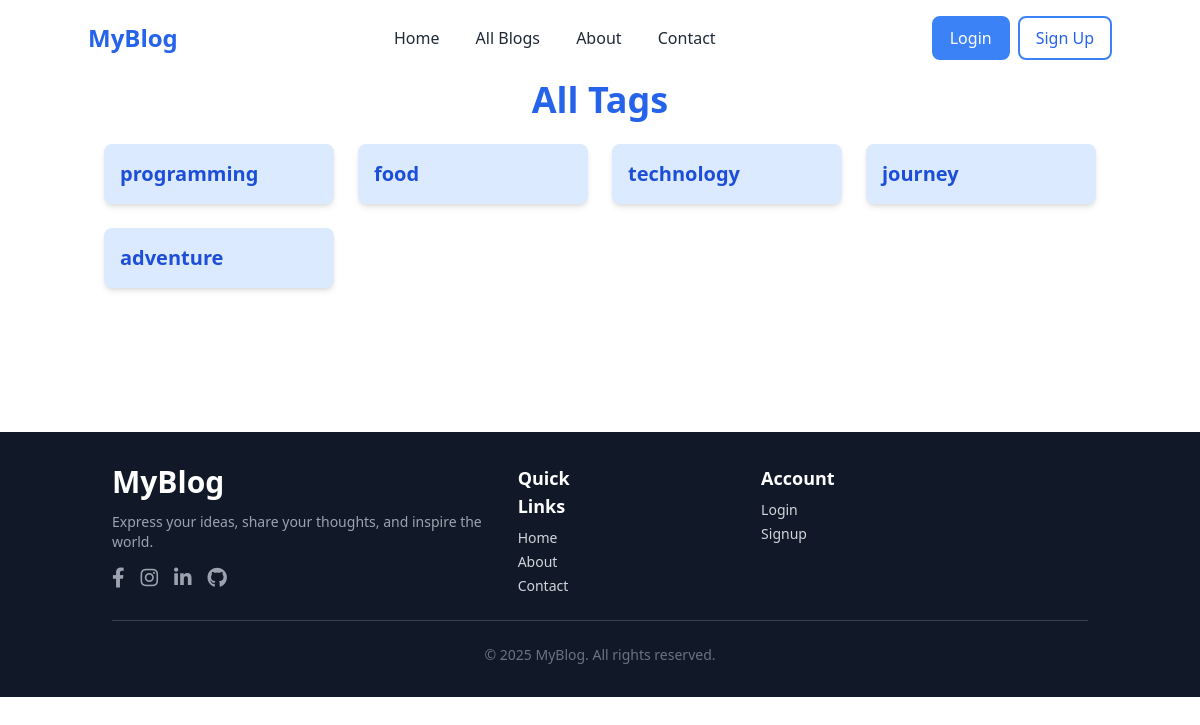
The app's page /tags/ with its own data.
### blog/models.py (models this page shows, shortened)
class Tag(models.Model):
    name = models.CharField(max_length=50, unique=True)

### blog/views.py (the view)
# urls.py: path('tags/', views.tag_list, name='tag_list'),
def tag_list(request):
    tags = Tag.objects.all()
    return render(request, 'all_tags.html', {"tags":tags})

### blog/templates/all_tags.html
{% extends 'base.html' %}
{% block content %}
<div class="container mx-auto px-4 py-20">
    <h1 class="text-4xl font-bold text-center text-blue-600 mb-6">All Tags</h1>
    <div class="grid grid-cols-1 sm:grid-cols-2 md:grid-cols-3 lg:grid-cols-4 gap-6">
        {% for tag in tags %}
        <div class="bg-blue-100 p-4 rounded-lg shadow-md hover:shadow-lg transition duration-300 ease-in-out transform hover:scale-105">
            <a href="" class="text-xl text-blue-700 font-semibold hover:text-blue-900">
                {{ tag.name }}
            </a>
        </div>
        {% empty %}
        <p class="text-center text-gray-600">No tags available yet.</p>
        {% endfor %}
    </div>
</div>
{% endblock %}

### blog/templates/base.html (style rules this page uses)
html { scroll-behavior: smooth; }

### records on screen
Tag: name "programming"
Tag: name "food"
Tag: name "technology"
Tag: name "journey"
Tag: name "adventure"
